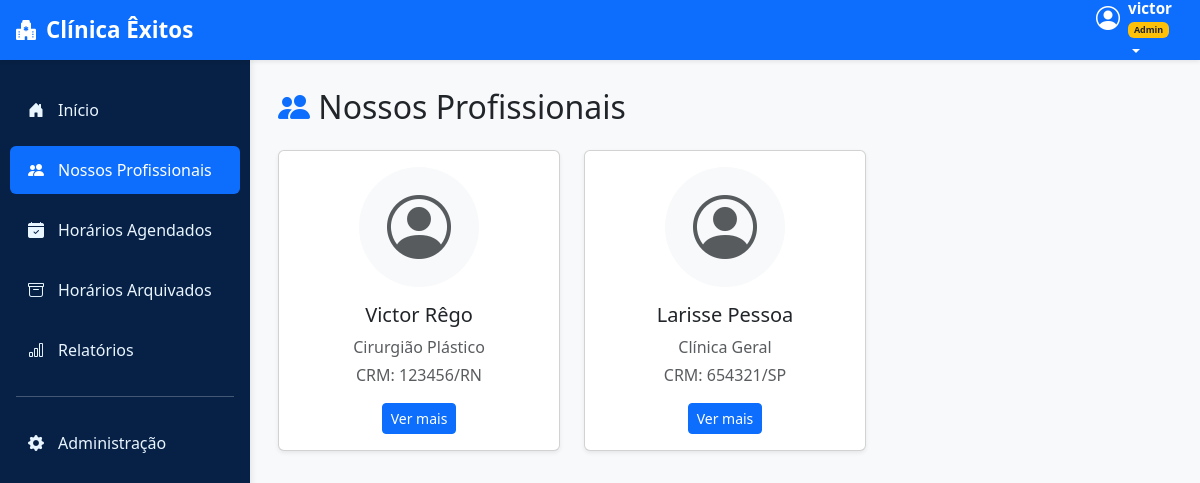
Before: /usuarios/profissionais/ (signed in) with the older database file.
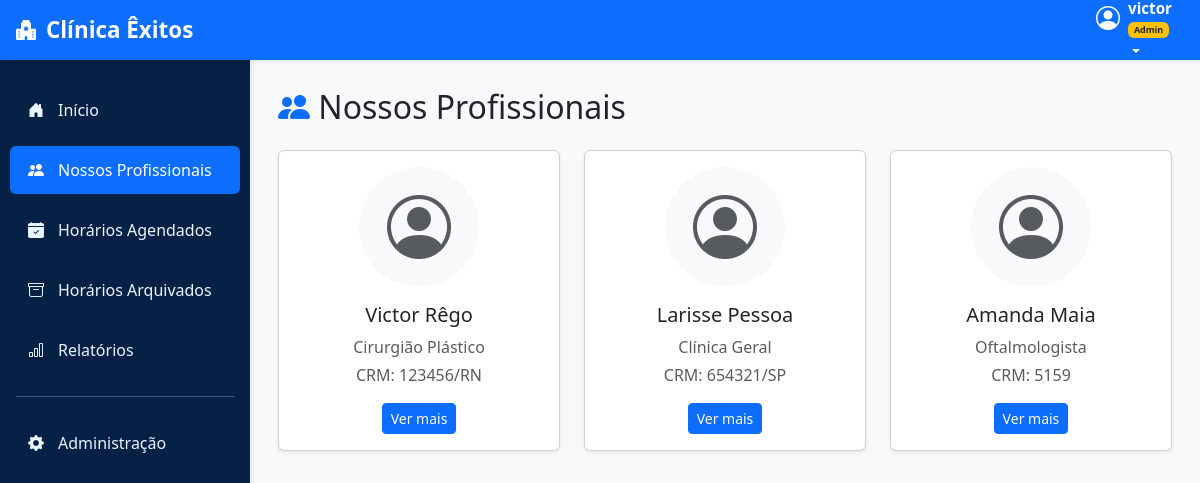
After: the same page with the newer database file.
### usuarios/models.py (models this page shows, shortened)
class UsuarioAdaptado(AbstractUser):
    cpf = models.CharField(max_length=11, unique=True, verbose_name="CPF")
    nome_cidade = models.CharField(max_length=100, blank=True, null=True)
    endereco = models.CharField(max_length=255, blank=True, null=True)
    nome_bairro = models.CharField(max_length=100, blank=True, null=True)
    data_nascimento = models.DateField(blank=True, null=True)
    foto_perfil = models.ImageField(upload_to='perfil/', null=True, blank=True, verbose_name="Foto de Perfil")
    is_professional = models.BooleanField(default=False)
    especializacao = models.CharField(max_length=255, blank=True, null=True, verbose_name="Especialização")
    crm = models.CharField(max_length=50, blank=True, null=True, verbose_name="CRM")
    telefone_contato = models.CharField(max_length=20, blank=True, null=True, verbose_name="Telefone de Contato")
    email_profissional = models.EmailField(blank=True, null=True, verbose_name="E-mail Profissional")
    biografia = models.TextField(blank=True, null=True, verbose_name="Biografia")

### usuarios/views.py (the view)
# urls.py: path('profissionais/', views.listar_profissionais, name='listar_profissionais'),
@login_required
def listar_profissionais(request):
    profissionais = UsuarioAdaptado.objects.filter(is_professional=True)
    return render(request, 'profissionais/lista.html', {'profissionais': profissionais})

### usuarios/templates/profissionais/lista.html (shortened to what this page needs)
{% extends 'base.html' %}
{% block content %}
<h2 class="mb-4"><i class="bi bi-people-fill text-primary"></i> Nossos Profissionais</h2>
<div class="row g-4">
    {% for prof in profissionais %}
    <div class="col-md-4">
        <div class="card shadow-sm h-100">
            <div class="card-body text-center">
                {% if prof.foto_perfil %}
                    <img src="{{ prof.foto_perfil.url }}" class="rounded-circle mb-3 mx-auto d-block" style="width:120px;height:120px;object-fit:cover;">
                {% else %}
                    <div class="rounded-circle bg-light d-flex align-items-center justify-content-center mb-3 mx-auto" style="width:120px;height:120px;">
                        <i class="bi bi-person-circle text-muted" style="font-size:4rem;"></i>
                    </div>
                {% endif %}
                <h5>{{ prof.first_name }} {{ prof.last_name }}</h5>
                <p class="text-muted mb-1">
                    {% if prof.especializacao %}{{ prof.especializacao }}{% else %}Especialização não informada{% endif %}
                </p>
                <p class="text-muted mb-3">
                    {% if prof.crm %}CRM: {{ prof.crm }}{% else %}CRM não informado{% endif %}
                </p>
                <a href="{% url 'detalhe_profissional' prof.pk %}" class="btn btn-primary btn-sm">Ver mais</a>
            </div>
        </div>
    </div>
    {% empty %}
    <div class="col-12">
        <div class="alert alert-info">Nenhum profissional cadastrado no momento.</div>
    </div>
    {% endfor %}
</div>
{% endblock %}

Changed rows visible on the page:
added UsuarioAdaptado: first_name "Amanda", last_name "Maia", especializacao "Oftalmologista", crm "5159"
